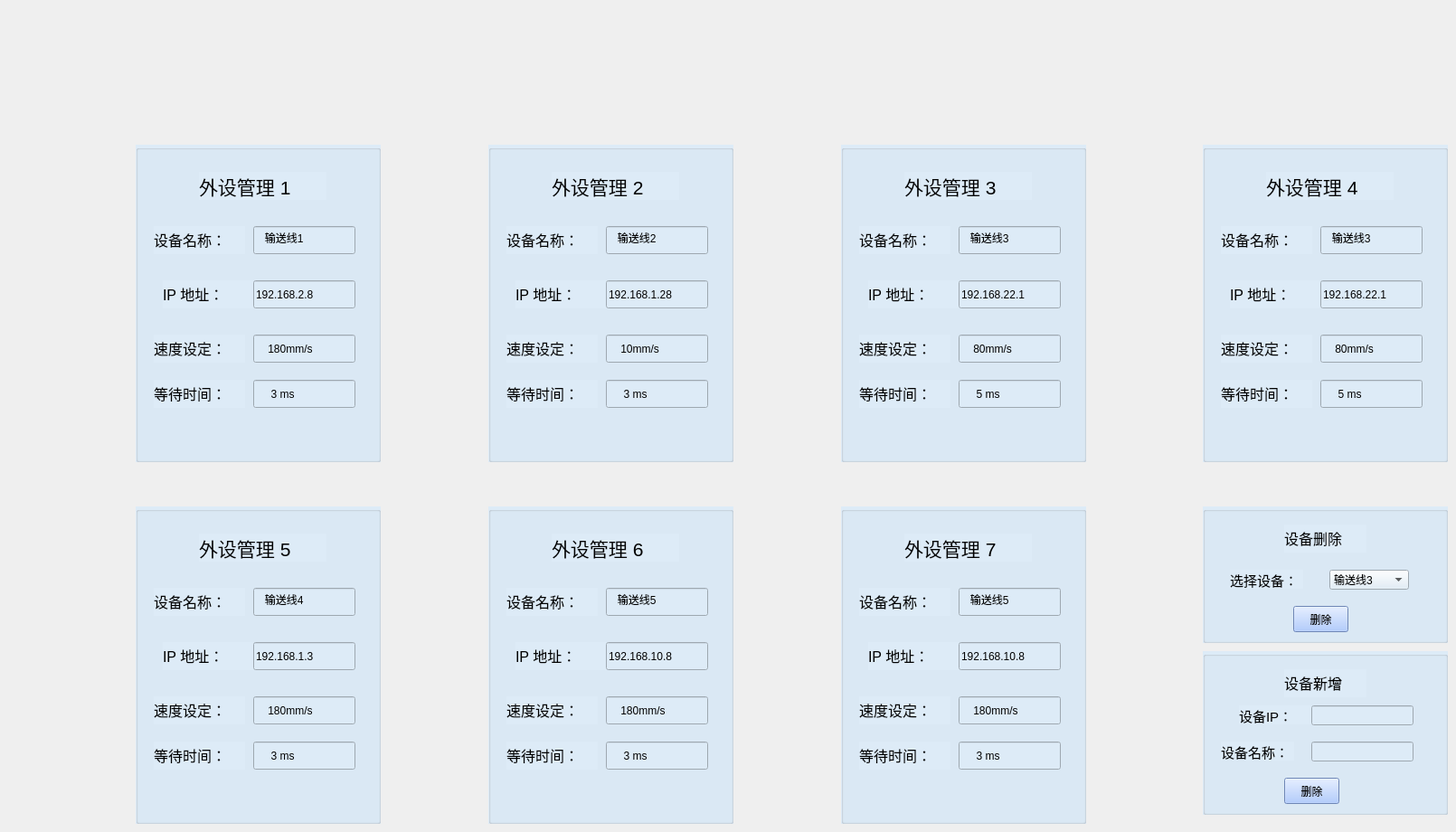
    <widget class="QWidget" name="page_9">
     <widget class="QGroupBox" name="groupBox_10">
      <property name="geometry">
       <rect>
        <x>150</x>
        <y>160</y>
        <width>271</width>
        <height>351</height>
       </rect>
      </property>
      <property name="styleSheet">
       <string notr="true">background-color: rgb(221, 235, 247);</string>
      </property>
      <property name="title">
       <string/>
      </property>
      <widget class="QLabel" name="label_44">
       <property name="geometry">
        <rect>
         <x>70</x>
         <y>30</y>
         <width>141</width>
         <height>31</height>
        </rect>
       </property>
       <property name="text">
        <string>&lt;html&gt;&lt;head/&gt;&lt;body&gt;&lt;p&gt;&lt;span style=&quot; font-size:16pt;&quot;&gt;外设管理 1&lt;/span&gt;&lt;/p&gt;&lt;/body&gt;&lt;/html&gt;</string>
       </property>
      </widget>
      <widget class="QLabel" name="label_45">
       <property name="geometry">
        <rect>
         <x>20</x>
         <y>90</y>
         <width>101</width>
         <height>31</height>
        </rect>
       </property>
       <property name="text">
        <string>&lt;html&gt;&lt;head/&gt;&lt;body&gt;&lt;p&gt;&lt;span style=&quot; font-size:12pt;&quot;&gt;设备名称：&lt;/span&gt;&lt;/p&gt;&lt;/body&gt;&lt;/html&gt;</string>
       </property>
      </widget>
      <widget class="QLineEdit" name="lineEdit_19">
       <property name="geometry">
        <rect>
         <x>130</x>
         <y>90</y>
         <width>113</width>
         <height>31</height>
        </rect>
       </property>
       <property name="text">
        <string>   输送线1</string>
       </property>
      </widget>
      <widget class="QLabel" name="label_46">
       <property name="geometry">
        <rect>
         <x>30</x>
         <y>150</y>
         <width>101</width>
         <height>31</height>
        </rect>
       </property>
       <property name="text">
        <string>&lt;html&gt;&lt;head/&gt;&lt;body&gt;&lt;p&gt;&lt;span style=&quot; font-size:12pt;&quot;&gt;IP  地址：&lt;/span&gt;&lt;/p&gt;&lt;/body&gt;&lt;/html&gt;</string>
       </property>
      </widget>
      <widget class="QLineEdit" name="lineEdit_20">
       <property name="geometry">
        <rect>
         <x>130</x>
         <y>150</y>
         <width>113</width>
         <height>31</height>
        </rect>
       </property>
       <property name="text">
        <string>192.168.2.8</string>
       </property>
      </widget>
      <widget class="QLabel" name="label_50">
       <property name="geometry">
        <rect>
         <x>20</x>
         <y>210</y>
         <width>101</width>
         <height>31</height>
        </rect>
       </property>
       <property name="text">
        <string>&lt;html&gt;&lt;head/&gt;&lt;body&gt;&lt;p&gt;&lt;span style=&quot; font-size:12pt;&quot;&gt;速度设定：&lt;/span&gt;&lt;/p&gt;&lt;/body&gt;&lt;/html&gt;</string>
       </property>
      </widget>
      <widget class="QLineEdit" name="lineEdit_23">
       <property name="geometry">
        <rect>
         <x>130</x>
         <y>210</y>
         <width>113</width>
         <height>31</height>
        </rect>
       </property>
       <property name="text">
        <string>    180mm/s</string>
       </property>
      </widget>
      <widget class="QLabel" name="label_51">
       <property name="geometry">
        <rect>
         <x>20</x>
         <y>260</y>
         <width>101</width>
         <height>31</height>
        </rect>
       </property>
       <property name="text">
        <string>&lt;html&gt;&lt;head/&gt;&lt;body&gt;&lt;p&gt;&lt;span style=&quot; font-size:12pt;&quot;&gt;等待时间：&lt;/span&gt;&lt;/p&gt;&lt;/body&gt;&lt;/html&gt;</string>
       </property>
      </widget>
      <widget class="QLineEdit" name="lineEdit_24">
       <property name="geometry">
        <rect>
         <x>130</x>
         <y>260</y>
         <width>113</width>
         <height>31</height>
        </rect>
       </property>
       <property name="text">
        <string>     3 ms</string>
       </property>
      </widget>
     </widget>
     <widget class="QGroupBox" name="groupBox_11">
      <property name="geometry">
       <rect>
        <x>540</x>
        <y>160</y>
        <width>271</width>
        <height>351</height>
       </rect>
      </property>
      <property name="styleSheet">
       <string notr="true">background-color: rgb(221, 235, 247);</string>
      </property>
      <property name="title">
       <string/>
      </property>
      <widget class="QLabel" name="label_57">
       <property name="geometry">
        <rect>
         <x>70</x>
         <y>30</y>
         <width>141</width>
         <height>31</height>
        </rect>
       </property>
       <property name="text">
        <string>&lt;html&gt;&lt;head/&gt;&lt;body&gt;&lt;p&gt;&lt;span style=&quot; font-size:16pt;&quot;&gt;外设管理 2&lt;/span&gt;&lt;/p&gt;&lt;/body&gt;&lt;/html&gt;</string>
       </property>
      </widget>
      <widget class="QLabel" name="label_58">
       <property name="geometry">
        <rect>
         <x>20</x>
         <y>90</y>
         <width>101</width>
         <height>31</height>
        </rect>
       </property>
       <property name="text">
        <string>&lt;html&gt;&lt;head/&gt;&lt;body&gt;&lt;p&gt;&lt;span style=&quot; font-size:12pt;&quot;&gt;设备名称：&lt;/span&gt;&lt;/p&gt;&lt;/body&gt;&lt;/html&gt;</string>
       </property>
      </widget>
      <widget class="QLineEdit" name="lineEdit_29">
       <property name="geometry">
        <rect>
         <x>130</x>
         <y>90</y>
         <width>113</width>
         <height>31</height>
        </rect>
       </property>
       <property name="text">
        <string>   输送线2</string>
       </property>
      </widget>
      <widget class="QLabel" name="label_59">
       <property name="geometry">
        <rect>
         <x>30</x>
         <y>150</y>
         <width>101</width>
         <height>31</height>
        </rect>
       </property>
       <property name="text">
        <string>&lt;html&gt;&lt;head/&gt;&lt;body&gt;&lt;p&gt;&lt;span style=&quot; font-size:12pt;&quot;&gt;IP  地址：&lt;/span&gt;&lt;/p&gt;&lt;/body&gt;&lt;/html&gt;</string>
       </property>
      </widget>
      <widget class="QLineEdit" name="lineEdit_30">
       <property name="geometry">
        <rect>
         <x>130</x>
         <y>150</y>
         <width>113</width>
         <height>31</height>
        </rect>
       </property>
       <property name="text">
        <string>192.168.1.28</string>
       </property>
      </widget>
      <widget class="QLabel" name="label_60">
       <property name="geometry">
        <rect>
         <x>20</x>
         <y>210</y>
         <width>101</width>
         <height>31</height>
        </rect>
       </property>
       <property name="text">
        <string>&lt;html&gt;&lt;head/&gt;&lt;body&gt;&lt;p&gt;&lt;span style=&quot; font-size:12pt;&quot;&gt;速度设定：&lt;/span&gt;&lt;/p&gt;&lt;/body&gt;&lt;/html&gt;</string>
       </property>
      </widget>
      <widget class="QLineEdit" name="lineEdit_31">
       <property name="geometry">
        <rect>
         <x>130</x>
         <y>210</y>
         <width>113</width>
         <height>31</height>
        </rect>
       </property>
       <property name="text">
        <string>    10mm/s</string>
       </property>
      </widget>
      <widget class="QLabel" name="label_61">
       <property name="geometry">
        <rect>
         <x>20</x>
         <y>260</y>
         <width>101</width>
         <height>31</height>
        </rect>
       </property>
       <property name="text">
        <string>&lt;html&gt;&lt;head/&gt;&lt;body&gt;&lt;p&gt;&lt;span style=&quot; font-size:12pt;&quot;&gt;等待时间：&lt;/span&gt;&lt;/p&gt;&lt;/body&gt;&lt;/html&gt;</string>
       </property>
      </widget>
      <widget class="QLineEdit" name="lineEdit_32">
       <property name="geometry">
        <rect>
         <x>130</x>
         <y>260</y>
         <width>113</width>
         <height>31</height>
        </rect>
       </property>
       <property name="text">
        <string>     3 ms</string>
       </property>
      </widget>
     </widget>
     <widget class="QGroupBox" name="groupBox_12">
      <property name="geometry">
       <rect>
        <x>930</x>
        <y>160</y>
        <width>271</width>
        <height>351</height>
       </rect>
      </property>
      <property name="styleSheet">
       <string notr="true">background-color: rgb(221, 235, 247);</string>
      </property>
      <property name="title">
       <string/>
      </property>
      <widget class="QLabel" name="label_62">
       <property name="geometry">
        <rect>
         <x>70</x>
         <y>30</y>
         <width>141</width>
         <height>31</height>
        </rect>
       </property>
       <property name="text">
        <string>&lt;html&gt;&lt;head/&gt;&lt;body&gt;&lt;p&gt;&lt;span style=&quot; font-size:16pt;&quot;&gt;外设管理 3&lt;/span&gt;&lt;/p&gt;&lt;/body&gt;&lt;/html&gt;</string>
       </property>
      </widget>
      <widget class="QLabel" name="label_63">
       <property name="geometry">
        <rect>
         <x>20</x>
         <y>90</y>
         <width>101</width>
         <height>31</height>
        </rect>
       </property>
       <property name="text">
        <string>&lt;html&gt;&lt;head/&gt;&lt;body&gt;&lt;p&gt;&lt;span style=&quot; font-size:12pt;&quot;&gt;设备名称：&lt;/span&gt;&lt;/p&gt;&lt;/body&gt;&lt;/html&gt;</string>
       </property>
      </widget>
      <widget class="QLineEdit" name="lineEdit_33">
       <property name="geometry">
        <rect>
         <x>130</x>
         <y>90</y>
         <width>113</width>
         <height>31</height>
        </rect>
       </property>
       <property name="text">
        <string>   输送线3</string>
       </property>
      </widget>
      <widget class="QLabel" name="label_64">
       <property name="geometry">
        <rect>
         <x>30</x>
         <y>150</y>
         <width>101</width>
         <height>31</height>
        </rect>
       </property>
       <property name="text">
        <string>&lt;html&gt;&lt;head/&gt;&lt;body&gt;&lt;p&gt;&lt;span style=&quot; font-size:12pt;&quot;&gt;IP  地址：&lt;/span&gt;&lt;/p&gt;&lt;/body&gt;&lt;/html&gt;</string>
       </property>
      </widget>
      <widget class="QLineEdit" name="lineEdit_34">
       <property name="geometry">
        <rect>
         <x>130</x>
         <y>150</y>
         <width>113</width>
         <height>31</height>
        </rect>
       </property>
       <property name="text">
        <string>192.168.22.1</string>
       </property>
      </widget>
      <widget class="QLabel" name="label_65">
       <property name="geometry">
        <rect>
         <x>20</x>
         <y>210</y>
         <width>101</width>
         <height>31</height>
        </rect>
       </property>
       <property name="text">
        <string>&lt;html&gt;&lt;head/&gt;&lt;body&gt;&lt;p&gt;&lt;span style=&quot; font-size:12pt;&quot;&gt;速度设定：&lt;/span&gt;&lt;/p&gt;&lt;/body&gt;&lt;/html&gt;</string>
       </property>
      </widget>
      <widget class="QLineEdit" name="lineEdit_35">
       <property name="geometry">
        <rect>
         <x>130</x>
         <y>210</y>
         <width>113</width>
         <height>31</height>
        </rect>
       </property>
       <property name="text">
        <string>    80mm/s</string>
       </property>
      </widget>
      <widget class="QLabel" name="label_66">
       <property name="geometry">
        <rect>
         <x>20</x>
         <y>260</y>
         <width>101</width>
         <height>31</height>
        </rect>
       </property>
       <property name="text">
        <string>&lt;html&gt;&lt;head/&gt;&lt;body&gt;&lt;p&gt;&lt;span style=&quot; font-size:12pt;&quot;&gt;等待时间：&lt;/span&gt;&lt;/p&gt;&lt;/body&gt;&lt;/html&gt;</string>
       </property>
      </widget>
      <widget class="QLineEdit" name="lineEdit_36">
       <property name="geometry">
        <rect>
         <x>130</x>
         <y>260</y>
         <width>113</width>
         <height>31</height>
        </rect>
       </property>
       <property name="text">
        <string>     5 ms</string>
       </property>
      </widget>
     </widget>
     <widget class="QGroupBox" name="groupBox_13">
      <property name="geometry">
       <rect>
        <x>150</x>
        <y>560</y>
        <width>271</width>
        <height>351</height>
       </rect>
      </property>
      <property name="styleSheet">
       <string notr="true">background-color: rgb(221, 235, 247);</string>
      </property>
      <property name="title">
       <string/>
      </property>
      <widget class="QLabel" name="label_72">
       <property name="geometry">
        <rect>
         <x>70</x>
         <y>30</y>
         <width>141</width>
         <height>31</height>
        </rect>
       </property>
       <property name="text">
        <string>&lt;html&gt;&lt;head/&gt;&lt;body&gt;&lt;p&gt;&lt;span style=&quot; font-size:16pt;&quot;&gt;外设管理 5&lt;/span&gt;&lt;/p&gt;&lt;/body&gt;&lt;/html&gt;</string>
       </property>
      </widget>
      <widget class="QLabel" name="label_73">
       <property name="geometry">
        <rect>
         <x>20</x>
         <y>90</y>
         <width>101</width>
         <height>31</height>
        </rect>
       </property>
       <property name="text">
        <string>&lt;html&gt;&lt;head/&gt;&lt;body&gt;&lt;p&gt;&lt;span style=&quot; font-size:12pt;&quot;&gt;设备名称：&lt;/span&gt;&lt;/p&gt;&lt;/body&gt;&lt;/html&gt;</string>
       </property>
      </widget>
      <widget class="QLineEdit" name="lineEdit_41">
       <property name="geometry">
        <rect>
         <x>130</x>
         <y>90</y>
         <width>113</width>
         <height>31</height>
        </rect>
       </property>
       <property name="text">
        <string>   输送线4</string>
       </property>
      </widget>
      <widget class="QLabel" name="label_74">
       <property name="geometry">
        <rect>
         <x>30</x>
         <y>150</y>
         <width>101</width>
         <height>31</height>
        </rect>
       </property>
       <property name="text">
        <string>&lt;html&gt;&lt;head/&gt;&lt;body&gt;&lt;p&gt;&lt;span style=&quot; font-size:12pt;&quot;&gt;IP  地址：&lt;/span&gt;&lt;/p&gt;&lt;/body&gt;&lt;/html&gt;</string>
       </property>
      </widget>
      <widget class="QLineEdit" name="lineEdit_42">
       <property name="geometry">
        <rect>
         <x>130</x>
         <y>150</y>
         <width>113</width>
         <height>31</height>
        </rect>
       </property>
       <property name="text">
        <string>192.168.1.3</string>
       </property>
      </widget>
      <widget class="QLabel" name="label_75">
       <property name="geometry">
        <rect>
         <x>20</x>
         <y>210</y>
         <width>101</width>
         <height>31</height>
        </rect>
       </property>
       <property name="text">
        <string>&lt;html&gt;&lt;head/&gt;&lt;body&gt;&lt;p&gt;&lt;span style=&quot; font-size:12pt;&quot;&gt;速度设定：&lt;/span&gt;&lt;/p&gt;&lt;/body&gt;&lt;/html&gt;</string>
       </property>
      </widget>
      <widget class="QLineEdit" name="lineEdit_43">
       <property name="geometry">
        <rect>
         <x>130</x>
         <y>210</y>
         <width>113</width>
         <height>31</height>
        </rect>
       </property>
       <property name="text">
        <string>    180mm/s</string>
       </property>
      </widget>
      <widget class="QLabel" name="label_76">
       <property name="geometry">
        <rect>
         <x>20</x>
         <y>260</y>
         <width>101</width>
         <height>31</height>
        </rect>
       </property>
       <property name="text">
        <string>&lt;html&gt;&lt;head/&gt;&lt;body&gt;&lt;p&gt;&lt;span style=&quot; font-size:12pt;&quot;&gt;等待时间：&lt;/span&gt;&lt;/p&gt;&lt;/body&gt;&lt;/html&gt;</string>
       </property>
      </widget>
      <widget class="QLineEdit" name="lineEdit_44">
       <property name="geometry">
        <rect>
         <x>130</x>
         <y>260</y>
         <width>113</width>
         <height>31</height>
        </rect>
       </property>
       <property name="text">
        <string>     3 ms</string>
       </property>
      </widget>
     </widget>
     <widget class="QGroupBox" name="groupBox_14">
      <property name="geometry">
       <rect>
        <x>540</x>
        <y>560</y>
        <width>271</width>
        <height>351</height>
       </rect>
      </property>
      <property name="styleSheet">
       <string notr="true">background-color: rgb(221, 235, 247);</string>
      </property>
      <property name="title">
       <string/>
      </property>
      <widget class="QLabel" name="label_77">
       <property name="geometry">
        <rect>
         <x>70</x>
         <y>30</y>
         <width>141</width>
         <height>31</height>
        </rect>
       </property>
       <property name="text">
        <string>&lt;html&gt;&lt;head/&gt;&lt;body&gt;&lt;p&gt;&lt;span style=&quot; font-size:16pt;&quot;&gt;外设管理 6&lt;/span&gt;&lt;/p&gt;&lt;/body&gt;&lt;/html&gt;</string>
       </property>
      </widget>
      <widget class="QLabel" name="label_78">
       <property name="geometry">
        <rect>
         <x>20</x>
         <y>90</y>
         <width>101</width>
         <height>31</height>
        </rect>
       </property>
       <property name="text">
        <string>&lt;html&gt;&lt;head/&gt;&lt;body&gt;&lt;p&gt;&lt;span style=&quot; font-size:12pt;&quot;&gt;设备名称：&lt;/span&gt;&lt;/p&gt;&lt;/body&gt;&lt;/html&gt;</string>
       </property>
      </widget>
      <widget class="QLineEdit" name="lineEdit_45">
       <property name="geometry">
        <rect>
         <x>130</x>
         <y>90</y>
         <width>113</width>
         <height>31</height>
        </rect>
       </property>
       <property name="text">
        <string>   输送线5</string>
       </property>
      </widget>
      <widget class="QLabel" name="label_79">
       <property name="geometry">
        <rect>
         <x>30</x>
         <y>150</y>
         <width>101</width>
         <height>31</height>
        </rect>
       </property>
       <property name="text">
        <string>&lt;html&gt;&lt;head/&gt;&lt;body&gt;&lt;p&gt;&lt;span style=&quot; font-size:12pt;&quot;&gt;IP  地址：&lt;/span&gt;&lt;/p&gt;&lt;/body&gt;&lt;/html&gt;</string>
       </property>
      </widget>
      <widget class="QLineEdit" name="lineEdit_46">
       <property name="geometry">
        <rect>
         <x>130</x>
         <y>150</y>
         <width>113</width>
         <height>31</height>
        </rect>
       </property>
       <property name="text">
        <string>192.168.10.8</string>
       </property>
      </widget>
      <widget class="QLabel" name="label_80">
       <property name="geometry">
        <rect>
         <x>20</x>
         <y>210</y>
         <width>101</width>
         <height>31</height>
        </rect>
       </property>
       <property name="text">
        <string>&lt;html&gt;&lt;head/&gt;&lt;body&gt;&lt;p&gt;&lt;span style=&quot; font-size:12pt;&quot;&gt;速度设定：&lt;/span&gt;&lt;/p&gt;&lt;/body&gt;&lt;/html&gt;</string>
       </property>
      </widget>
      <widget class="QLineEdit" name="lineEdit_47">
       <property name="geometry">
        <rect>
         <x>130</x>
         <y>210</y>
         <width>113</width>
         <height>31</height>
        </rect>
       </property>
       <property name="text">
        <string>    180mm/s</string>
       </property>
      </widget>
      <widget class="QLabel" name="label_81">
       <property name="geometry">
        <rect>
         <x>20</x>
         <y>260</y>
         <width>101</width>
         <height>31</height>
        </rect>
       </property>
       <property name="text">
        <string>&lt;html&gt;&lt;head/&gt;&lt;body&gt;&lt;p&gt;&lt;span style=&quot; font-size:12pt;&quot;&gt;等待时间：&lt;/span&gt;&lt;/p&gt;&lt;/body&gt;&lt;/html&gt;</string>
       </property>
      </widget>
      <widget class="QLineEdit" name="lineEdit_48">
       <property name="geometry">
        <rect>
         <x>130</x>
         <y>260</y>
         <width>113</width>
         <height>31</height>
        </rect>
       </property>
       <property name="text">
        <string>     3 ms</string>
       </property>
      </widget>
     </widget>
     <widget class="QGroupBox" name="groupBox_15">
      <property name="geometry">
       <rect>
        <x>1330</x>
        <y>560</y>
        <width>271</width>
        <height>151</height>
       </rect>
      </property>
      <property name="styleSheet">
       <string notr="true">background-color: rgb(221, 235, 247);</string>
      </property>
      <property name="title">
       <string/>
      </property>
      <widget class="QLabel" name="label_82">
       <property name="geometry">
        <rect>
         <x>90</x>
         <y>20</y>
         <width>91</width>
         <height>31</height>
        </rect>
       </property>
       <property name="text">
        <string>&lt;html&gt;&lt;head/&gt;&lt;body&gt;&lt;p&gt;&lt;span style=&quot; font-size:12pt;&quot;&gt;设备删除&lt;/span&gt;&lt;/p&gt;&lt;/body&gt;&lt;/html&gt;</string>
       </property>
      </widget>
      <widget class="QLabel" name="label_83">
       <property name="geometry">
        <rect>
         <x>30</x>
         <y>70</y>
         <width>81</width>
         <height>21</height>
        </rect>
       </property>
       <property name="text">
        <string>&lt;html&gt;&lt;head/&gt;&lt;body&gt;&lt;p&gt;&lt;span style=&quot; font-size:11pt;&quot;&gt;选择设备：&lt;/span&gt;&lt;/p&gt;&lt;/body&gt;&lt;/html&gt;</string>
       </property>
      </widget>
      <widget class="QComboBox" name="comboBox_3">
       <property name="geometry">
        <rect>
         <x>140</x>
         <y>70</y>
         <width>88</width>
         <height>22</height>
        </rect>
       </property>
       <item>
        <property name="text">
         <string>输送线3</string>
        </property>
       </item>
      </widget>
      <widget class="QPushButton" name="pushButton_6">
       <property name="geometry">
        <rect>
         <x>100</x>
         <y>110</y>
         <width>61</width>
         <height>29</height>
        </rect>
       </property>
       <property name="styleSheet">
        <string notr="true">background-color: rgb(155, 189, 255);</string>
       </property>
       <property name="text">
        <string>删除</string>
       </property>
      </widget>
     </widget>
     <widget class="QGroupBox" name="groupBox_16">
      <property name="geometry">
       <rect>
        <x>1330</x>
        <y>720</y>
        <width>271</width>
        <height>181</height>
       </rect>
      </property>
      <property name="styleSheet">
       <string notr="true">background-color: rgb(221, 235, 247);</string>
      </property>
      <property name="title">
       <string/>
      </property>
      <widget class="QLabel" name="label_84">
       <property name="geometry">
        <rect>
         <x>90</x>
         <y>20</y>
         <width>91</width>
         <height>31</height>
        </rect>
       </property>
       <property name="text">
        <string>&lt;html&gt;&lt;head/&gt;&lt;body&gt;&lt;p&gt;&lt;span style=&quot; font-size:12pt;&quot;&gt;设备新增&lt;/span&gt;&lt;/p&gt;&lt;/body&gt;&lt;/html&gt;</string>
       </property>
      </widget>
      <widget class="QLabel" name="label_85">
       <property name="geometry">
        <rect>
         <x>40</x>
         <y>60</y>
         <width>81</width>
         <height>21</height>
        </rect>
       </property>
       <property name="text">
        <string>&lt;html&gt;&lt;head/&gt;&lt;body&gt;&lt;p&gt;&lt;span style=&quot; font-size:11pt;&quot;&gt;设备IP：&lt;/span&gt;&lt;/p&gt;&lt;/body&gt;&lt;/html&gt;</string>
       </property>
      </widget>
      <widget class="QPushButton" name="pushButton_7">
       <property name="geometry">
        <rect>
         <x>90</x>
         <y>140</y>
         <width>61</width>
         <height>29</height>
        </rect>
       </property>
       <property name="styleSheet">
        <string notr="true">background-color: rgb(155, 189, 255);</string>
       </property>
       <property name="text">
        <string>删除</string>
       </property>
      </widget>
      <widget class="QLineEdit" name="lineEdit_49">
       <property name="geometry">
        <rect>
         <x>120</x>
         <y>60</y>
         <width>113</width>
         <height>22</height>
        </rect>
       </property>
      </widget>
      <widget class="QLabel" name="label_86">
       <property name="geometry">
        <rect>
         <x>20</x>
         <y>100</y>
         <width>81</width>
         <height>21</height>
        </rect>
       </property>
       <property name="text">
        <string>&lt;html&gt;&lt;head/&gt;&lt;body&gt;&lt;p&gt;&lt;span style=&quot; font-size:11pt;&quot;&gt;设备名称：&lt;/span&gt;&lt;/p&gt;&lt;/body&gt;&lt;/html&gt;</string>
       </property>
      </widget>
      <widget class="QLineEdit" name="lineEdit_50">
       <property name="geometry">
        <rect>
         <x>120</x>
         <y>100</y>
         <width>113</width>
         <height>22</height>
        </rect>
       </property>
      </widget>
     </widget>
     <widget class="QGroupBox" name="groupBox_55">
      <property name="geometry">
       <rect>
        <x>1330</x>
        <y>160</y>
        <width>271</width>
        <height>351</height>
       </rect>
      </property>
      <property name="styleSheet">
       <string notr="true">background-color: rgb(221, 235, 247);</string>
      </property>
      <property name="title">
       <string/>
      </property>
      <widget class="QLabel" name="label_67">
       <property name="geometry">
        <rect>
         <x>70</x>
         <y>30</y>
         <width>141</width>
         <height>31</height>
        </rect>
       </property>
       <property name="text">
        <string>&lt;html&gt;&lt;head/&gt;&lt;body&gt;&lt;p&gt;&lt;span style=&quot; font-size:16pt;&quot;&gt;外设管理 4&lt;/span&gt;&lt;/p&gt;&lt;/body&gt;&lt;/html&gt;</string>
       </property>
      </widget>
      <widget class="QLabel" name="label_68">
       <property name="geometry">
        <rect>
         <x>20</x>
         <y>90</y>
         <width>101</width>
         <height>31</height>
        </rect>
       </property>
       <property name="text">
        <string>&lt;html&gt;&lt;head/&gt;&lt;body&gt;&lt;p&gt;&lt;span style=&quot; font-size:12pt;&quot;&gt;设备名称：&lt;/span&gt;&lt;/p&gt;&lt;/body&gt;&lt;/html&gt;</string>
       </property>
      </widget>
      <widget class="QLineEdit" name="lineEdit_37">
       <property name="geometry">
        <rect>
         <x>130</x>
         <y>90</y>
         <width>113</width>
         <height>31</height>
        </rect>
       </property>
       <property name="text">
        <string>   输送线3</string>
       </property>
      </widget>
      <widget class="QLabel" name="label_69">
       <property name="geometry">
        <rect>
         <x>30</x>
         <y>150</y>
         <width>101</width>
         <height>31</height>
        </rect>
       </property>
       <property name="text">
        <string>&lt;html&gt;&lt;head/&gt;&lt;body&gt;&lt;p&gt;&lt;span style=&quot; font-size:12pt;&quot;&gt;IP  地址：&lt;/span&gt;&lt;/p&gt;&lt;/body&gt;&lt;/html&gt;</string>
       </property>
      </widget>
      <widget class="QLineEdit" name="lineEdit_38">
       <property name="geometry">
        <rect>
         <x>130</x>
         <y>150</y>
         <width>113</width>
         <height>31</height>
        </rect>
       </property>
       <property name="text">
        <string>192.168.22.1</string>
       </property>
      </widget>
      <widget class="QLabel" name="label_70">
       <property name="geometry">
        <rect>
         <x>20</x>
         <y>210</y>
         <width>101</width>
         <height>31</height>
        </rect>
       </property>
       <property name="text">
        <string>&lt;html&gt;&lt;head/&gt;&lt;body&gt;&lt;p&gt;&lt;span style=&quot; font-size:12pt;&quot;&gt;速度设定：&lt;/span&gt;&lt;/p&gt;&lt;/body&gt;&lt;/html&gt;</string>
       </property>
      </widget>
      <widget class="QLineEdit" name="lineEdit_39">
       <property name="geometry">
        <rect>
         <x>130</x>
         <y>210</y>
         <width>113</width>
         <height>31</height>
        </rect>
       </property>
       <property name="text">
        <string>    80mm/s</string>
       </property>
      </widget>
      <widget class="QLabel" name="label_71">
       <property name="geometry">
        <rect>
         <x>20</x>
         <y>260</y>
         <width>101</width>
         <height>31</height>
        </rect>
       </property>
       <property name="text">
        <string>&lt;html&gt;&lt;head/&gt;&lt;body&gt;&lt;p&gt;&lt;span style=&quot; font-size:12pt;&quot;&gt;等待时间：&lt;/span&gt;&lt;/p&gt;&lt;/body&gt;&lt;/html&gt;</string>
       </property>
      </widget>
      <widget class="QLineEdit" name="lineEdit_40">
       <property name="geometry">
        <rect>
         <x>130</x>
         <y>260</y>
         <width>113</width>
         <height>31</height>
        </rect>
       </property>
       <property name="text">
        <string>     5 ms</string>
       </property>
      </widget>
     </widget>
     <widget class="QGroupBox" name="groupBox_56">
      <property name="geometry">
       <rect>
        <x>930</x>
        <y>560</y>
        <width>271</width>
        <height>351</height>
       </rect>
      </property>
      <property name="styleSheet">
       <string notr="true">background-color: rgb(221, 235, 247);</string>
      </property>
      <property name="title">
       <string/>
      </property>
      <widget class="QLabel" name="label_92">
       <property name="geometry">
        <rect>
         <x>70</x>
         <y>30</y>
         <width>141</width>
         <height>31</height>
        </rect>
       </property>
       <property name="text">
        <string>&lt;html&gt;&lt;head/&gt;&lt;body&gt;&lt;p&gt;&lt;span style=&quot; font-size:16pt;&quot;&gt;外设管理 7&lt;/span&gt;&lt;/p&gt;&lt;/body&gt;&lt;/html&gt;</string>
       </property>
      </widget>
      <widget class="QLabel" name="label_93">
       <property name="geometry">
        <rect>
         <x>20</x>
         <y>90</y>
         <width>101</width>
         <height>31</height>
        </rect>
       </property>
       <property name="text">
        <string>&lt;html&gt;&lt;head/&gt;&lt;body&gt;&lt;p&gt;&lt;span style=&quot; font-size:12pt;&quot;&gt;设备名称：&lt;/span&gt;&lt;/p&gt;&lt;/body&gt;&lt;/html&gt;</string>
       </property>
      </widget>
      <widget class="QLineEdit" name="lineEdit_55">
       <property name="geometry">
        <rect>
         <x>130</x>
         <y>90</y>
         <width>113</width>
         <height>31</height>
        </rect>
       </property>
       <property name="text">
        <string>   输送线5</string>
       </property>
      </widget>
      <widget class="QLabel" name="label_94">
       <property name="geometry">
        <rect>
         <x>30</x>
         <y>150</y>
         <width>101</width>
         <height>31</height>
        </rect>
       </property>
       <property name="text">
        <string>&lt;html&gt;&lt;head/&gt;&lt;body&gt;&lt;p&gt;&lt;span style=&quot; font-size:12pt;&quot;&gt;IP  地址：&lt;/span&gt;&lt;/p&gt;&lt;/body&gt;&lt;/html&gt;</string>
       </property>
      </widget>
      <widget class="QLineEdit" name="lineEdit_56">
       <property name="geometry">
        <rect>
         <x>130</x>
         <y>150</y>
         <width>113</width>
         <height>31</height>
        </rect>
       </property>
       <property name="text">
        <string>192.168.10.8</string>
       </property>
      </widget>
      <widget class="QLabel" name="label_95">
       <property name="geometry">
        <rect>
         <x>20</x>
         <y>210</y>
         <width>101</width>
         <height>31</height>
        </rect>
       </property>
       <property name="text">
        <string>&lt;html&gt;&lt;head/&gt;&lt;body&gt;&lt;p&gt;&lt;span style=&quot; font-size:12pt;&quot;&gt;速度设定：&lt;/span&gt;&lt;/p&gt;&lt;/body&gt;&lt;/html&gt;</string>
       </property>
      </widget>
      <widget class="QLineEdit" name="lineEdit_57">
       <property name="geometry">
        <rect>
         <x>130</x>
         <y>210</y>
         <width>113</width>
         <height>31</height>
        </rect>
       </property>
       <property name="text">
        <string>    180mm/s</string>
       </property>
      </widget>
      <widget class="QLabel" name="label_96">
       <property name="geometry">
        <rect>
         <x>20</x>
         <y>260</y>
         <width>101</width>
         <height>31</height>
        </rect>
       </property>
       <property name="text">
        <string>&lt;html&gt;&lt;head/&gt;&lt;body&gt;&lt;p&gt;&lt;span style=&quot; font-size:12pt;&quot;&gt;等待时间：&lt;/span&gt;&lt;/p&gt;&lt;/body&gt;&lt;/html&gt;</string>
       </property>
      </widget>
      <widget class="QLineEdit" name="lineEdit_58">
       <property name="geometry">
        <rect>
         <x>130</x>
         <y>260</y>
         <width>113</width>
         <height>31</height>
        </rect>
       </property>
       <property name="text">
        <string>     3 ms</string>
       </property>
      </widget>
     </widget>
    </widget>
